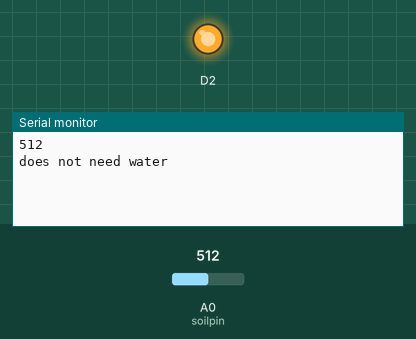
This sketch was run on a simulated ESP8266 (NodeMCU). On the bench: output pins drawn as LEDs (lit = HIGH), the last lines printed to the serial monitor. The inputs (shaded band) are chosen by the test bench; at power-on: A0 (soilpin) = 512. WiFi joins after 1.5 s; servers stay silent unless stated.

Above: at 3.0 s.
3.1 s: A0 (soilpin) set to 467
At 4.2 s:
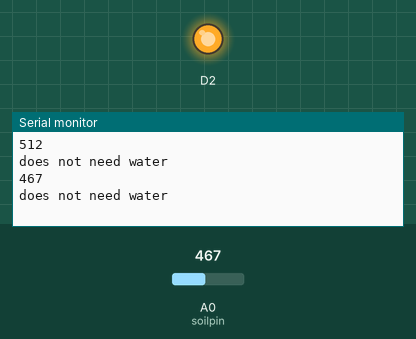
5.8 s: A0 (soilpin) set to 437
At 7.7 s:
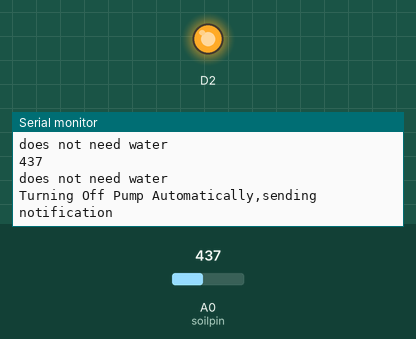
Timing chart, 0 to 9.2 s (numbered marks = the images above; inputs shaded):
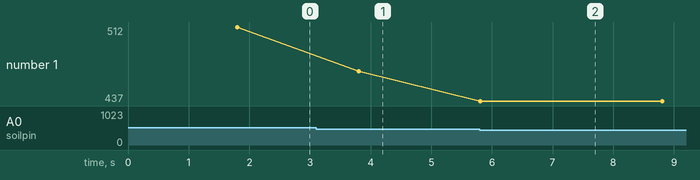

Measured:
- the behaviour switches between 451 and 450 on A0 (soilpin) (found by bisection; images 1 and 2)
- after the input at 3.1 s, the serial monitor: prints a new line after 0.70 s (image 1)
- after the input at 5.8 s, the serial monitor: prints a new line at once (image 2)
- plotted number 1: 512 → 467 after the input at 3.1 s, 467 → 437 after the input at 5.8 s

The sketch:

blynk_soil_sensor.ino
```cpp
#define BLYNK_PRINT Serial
#include <ESP8266WiFi.h>
#include <BlynkSimpleEsp8266.h>
#define soilpin A0
char auth[] ="BgEIRu3z1q_DKxbCfxrWEShKOF7HAUAg";
char ssid[] ="Vartesh";
char pass[] ="aerotech";
int sensor=0;
int lastval=0;
int x=0;
int y=0;
void setup()
  {
      Serial.begin(9600);
      Blynk.begin(auth, ssid, pass);
      pinMode(soilpin,INPUT);
      pinMode(D2,OUTPUT);
      digitalWrite(D2,HIGH); // pump is OFF because in my case relay is triggering at LOW data
  }

void loop()
  {
      Blynk.run();
      sensor=analogRead(soilpin);
      Serial.println(sensor);
      Blynk.virtualWrite(V2,sensor);


 if(sensor >= 600 && lastval == 0)
  {
      Serial.println("needs water, send notification");
      Blynk.notify("HEY!!Water your plants");
      lastval = 1;
      delay(1000);
//send notification

  }
  else if (sensor >=600 && lastval == 1)
  {
    //do nothing, has not been watered yet
    Serial.println("Has not been Watered yet");
    delay(1000);
  }
  else
  {
    Serial.println("does not need water");
    lastval = 0;
    delay(1000);
  }
  if(sensor<=450 && x == 0)
  { Serial.println("Turning Off Pump Automatically,sending notification");
    Blynk.notify("HEY!! I am Turning Off The Pump,｡^‿^｡");
    x = 1;
    delay(1000);
  }
  else if(sensor<=450 && x == 1)
  {
    digitalWrite(D2,HIGH); //pump is Off at HIGH
    Serial.println("Pump Is OFF");
  delay(1000);
  }
  else
  {
    x=0;
  }
  if(sensor>=900 && y == 0)
  {
    Serial.println("Turning Off Pump Automatically");
    Blynk.notify("Huhh!! I am Turning On The Pump in 5 seconds,ಠ_ಠ");
    y=1;
    delay(5000);
  }
  else if(sensor>=900 && y == 1)
  {
    delay(500);
    digitalWrite(D2,LOW); //pump is On at LOW
    Serial.println("Pump Is ON");
    delay(1000);
  }
   else
  {
    y=0;
  }
  delay(1000);
}
```
